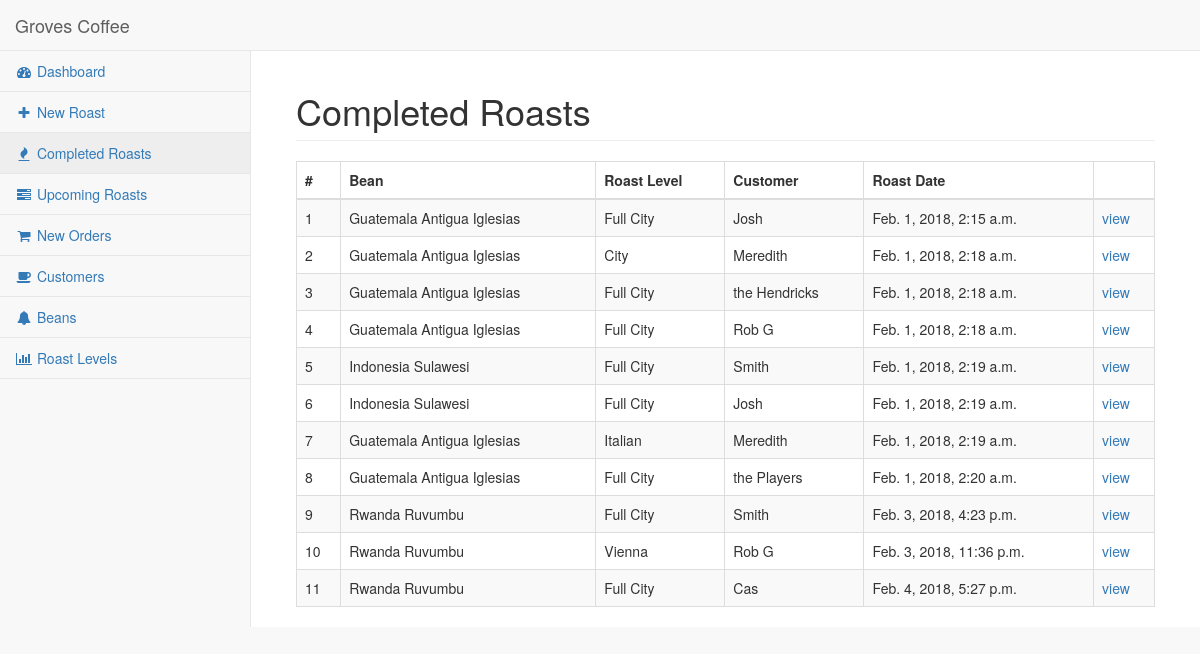
/roasts/completed, run on the app's committed database.
### roasts/models.py (models this page shows, shortened)
class Roast(models.Model):
    bean = models.ForeignKey(Bean)
    roast_level = models.ForeignKey(RoastLevel)
    customer = models.ForeignKey(Customer, null=True)
    roast_date = models.DateTimeField(name='roastdate', auto_now_add=True)
    target_temp = models.IntegerField(null=True)
    weight_before = models.FloatField(null=True)
    weight_after = models.FloatField(null=True)
    description = models.CharField(max_length=255,null=True)
    notes = models.CharField(max_length=255,null=True)
    is_favorite = models.BooleanField(default=False)
    is_active_roast = models.BooleanField(default=False)
    heater = models.IntegerField(null=True)
    drawfan = models.IntegerField(null=True)
    scrollfan = models.IntegerField(null=True)
    drum = models.IntegerField(null=True)

class Bean(models.Model):
    name = models.CharField(max_length=200)
    description = models.CharField(max_length=500)
    original_amt = models.FloatField(null=True)
    current_amt = models.FloatField(null=True)

class RoastLevel(models.Model):
    name = models.CharField(max_length=200,null=True)
    description = models.CharField(max_length=500,null=True)

class Customer(models.Model):
    name = models.CharField(max_length=200)

### roasts/views.py (the view)
def completed(request):
    r = Roast.objects.all()
    context = { 'roasts' : r, 'count': len(r) }
    return HttpResponse(render(request, 'roasts/completed.html', context))

### roasts/templates/roasts/completed.html (shortened to what this page needs)
{% extends "roasts/base.html" %}
{% block content %}
<div class="col-lg-12">
    <h1 class="page-header">
        Completed Roasts
    </h1>
    <div class="table-responsive">
        <table class="table table-striped table-bordered table-hover">
            <thead>
            <tr>
                <th>#</th>
                <th>Bean</th>
                <th>Roast Level</th>
                <th>Customer</th>
                <th>Roast Date</th>
                <th></th>
            </tr>
            </thead>
            <tbody>
            {% for roast in roasts %}
            {% if roast.is_active_roast %}
            <tr class="alert alert-danger">
            {% else %}
            <tr>
            {% endif %}
                <td>{{ roast.id }}</td>
                <td>{{ roast.bean.name }}</td>
                <td>{{ roast.roast_level.name }}</td>
                <td>{{ roast.customer.name }}</td>
                <td>{{ roast.roastdate }}</td>
                <td>
                    <a href="{% url 'roasts:detail' roast.id %}">view</a>
                </td>
            </tr>
            {% endfor %}
            </tbody>
        </table>
    </div>
</div>
{% endblock %}

### data on the page
Roast: id "1", bean.name "Guatemala Antigua Iglesias", roast_level.name "Full City", customer.name "Josh", roastdate "Feb. 1, 2018, 2:15 a.m."
Roast: id "2", bean.name "Guatemala Antigua Iglesias", roast_level.name "City", customer.name "Meredith", roastdate "Feb. 1, 2018, 2:18 a.m."
Roast: id "3", bean.name "Guatemala Antigua Iglesias", roast_level.name "Full City", customer.name "the Hendricks", roastdate "Feb. 1, 2018, 2:18 a.m."
Roast: id "4", bean.name "Guatemala Antigua Iglesias", roast_level.name "Full City", customer.name "Rob G", roastdate "Feb. 1, 2018, 2:18 a.m."
Roast: id "5", bean.name "Indonesia Sulawesi", roast_level.name "Full City", customer.name "Smith", roastdate "Feb. 1, 2018, 2:19 a.m."
Roast: id "6", bean.name "Indonesia Sulawesi", roast_level.name "Full City", customer.name "Josh", roastdate "Feb. 1, 2018, 2:19 a.m."
Roast: id "7", bean.name "Guatemala Antigua Iglesias", roast_level.name "Italian", customer.name "Meredith", roastdate "Feb. 1, 2018, 2:19 a.m."
Roast: id "8", bean.name "Guatemala Antigua Iglesias", roast_level.name "Full City", customer.name "the Players", roastdate "Feb. 1, 2018, 2:20 a.m."
Roast: id "9", bean.name "Rwanda Ruvumbu", roast_level.name "Full City", customer.name "Smith", roastdate "Feb. 3, 2018, 4:23 p.m."
Roast: id "10", bean.name "Rwanda Ruvumbu", roast_level.name "Vienna", customer.name "Rob G", roastdate "Feb. 3, 2018, 11:36 p.m."
Roast: id "11", bean.name "Rwanda Ruvumbu", roast_level.name "Full City", customer.name "Cas", roastdate "Feb. 4, 2018, 5:27 p.m."
